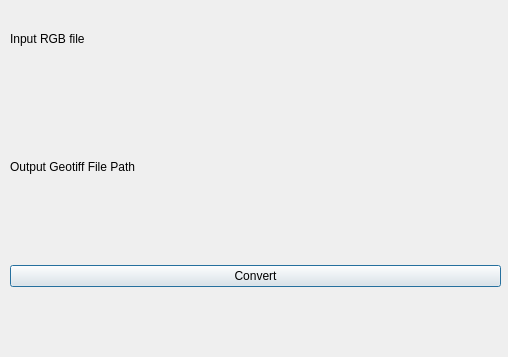
<?xml version="1.0" encoding="UTF-8"?>
<ui version="4.0">
 <class>LidarConversionDialogBase</class>
 <widget class="QDialog" name="LidarConversionDialogBase">
  <property name="geometry">
   <rect>
    <x>0</x>
    <y>0</y>
    <width>508</width>
    <height>357</height>
   </rect>
  </property>
  <property name="windowTitle">
   <string>Lidar Conversion</string>
  </property>
  <widget class="QWidget" name="">
   <property name="geometry">
    <rect>
     <x>10</x>
     <y>10</y>
     <width>491</width>
     <height>341</height>
    </rect>
   </property>
   <layout class="QGridLayout" name="gridLayout">
    <item row="0" column="0">
     <widget class="QLabel" name="label">
      <property name="text">
       <string>Input RGB file</string>
      </property>
     </widget>
    </item>
    <item row="1" column="0">
     <widget class="QgsFileWidget" name="mQgsFileWidget"/>
    </item>
    <item row="2" column="0">
     <widget class="QLabel" name="label_2">
      <property name="text">
       <string>Output Geotiff File Path</string>
      </property>
     </widget>
    </item>
    <item row="3" column="0">
     <widget class="QgsFileWidget" name="mQgsFileWidget_2"/>
    </item>
    <item row="4" column="0">
     <widget class="QPushButton" name="pushButton">
      <property name="text">
       <string>Convert</string>
      </property>
     </widget>
    </item>
    <item row="5" column="0">
     <widget class="QLabel" name="label_3">
      <property name="text">
       <string/>
      </property>
     </widget>
    </item>
   </layout>
  </widget>
 </widget>
 <customwidgets>
  <customwidget>
   <class>QgsFileWidget</class>
   <extends>QWidget</extends>
   <header>qgsfilewidget.h</header>
  </customwidget>
 </customwidgets>
 <resources/>
 <connections/>
</ui>
